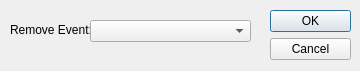
<?xml version="1.0" encoding="UTF-8"?>
<ui version="4.0">
 <class>removeForm</class>
 <widget class="QDialog" name="removeForm">
  <property name="geometry">
   <rect>
    <x>0</x>
    <y>0</y>
    <width>360</width>
    <height>71</height>
   </rect>
  </property>
  <property name="windowTitle">
   <string>Remove Event</string>
  </property>
  <widget class="QDialogButtonBox" name="buttonBox">
   <property name="geometry">
    <rect>
     <x>270</x>
     <y>10</y>
     <width>81</width>
     <height>51</height>
    </rect>
   </property>
   <property name="orientation">
    <enum>Qt::Vertical</enum>
   </property>
   <property name="standardButtons">
    <set>QDialogButtonBox::Cancel|QDialogButtonBox::Ok</set>
   </property>
  </widget>
  <widget class="QLabel" name="labelEventID">
   <property name="geometry">
    <rect>
     <x>10</x>
     <y>20</y>
     <width>81</width>
     <height>20</height>
    </rect>
   </property>
   <property name="text">
    <string>Remove Event:</string>
   </property>
  </widget>
  <widget class="QComboBox" name="eventID">
   <property name="geometry">
    <rect>
     <x>90</x>
     <y>20</y>
     <width>161</width>
     <height>22</height>
    </rect>
   </property>
  </widget>
 </widget>
 <resources/>
 <connections>
  <connection>
   <sender>buttonBox</sender>
   <signal>accepted()</signal>
   <receiver>removeForm</receiver>
   <slot>accept()</slot>
   <hints>
    <hint type="sourcelabel">
     <x>248</x>
     <y>254</y>
    </hint>
    <hint type="destinationlabel">
     <x>157</x>
     <y>274</y>
    </hint>
   </hints>
  </connection>
  <connection>
   <sender>buttonBox</sender>
   <signal>rejected()</signal>
   <receiver>removeForm</receiver>
   <slot>reject()</slot>
   <hints>
    <hint type="sourcelabel">
     <x>316</x>
     <y>260</y>
    </hint>
    <hint type="destinationlabel">
     <x>286</x>
     <y>274</y>
    </hint>
   </hints>
  </connection>
 </connections>
</ui>
